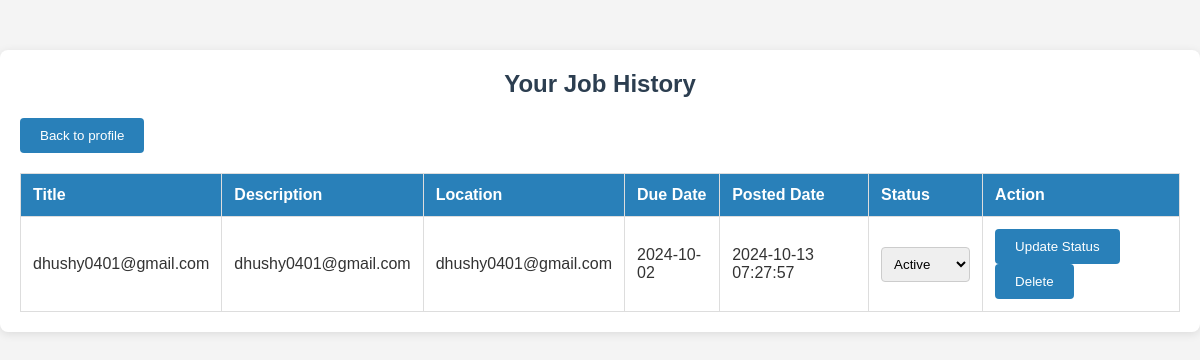
The page /job_history.php (signed in) on the database its author committed.
### tables this page shows
CREATE TABLE `jobs` (
  `id` int(11) NOT NULL,
  `title` varchar(255) DEFAULT NULL,
  `description` text DEFAULT NULL,
  `image` varchar(255) NOT NULL,
  `user_id` int(11) NOT NULL,
  `category_id` int(11) NOT NULL,
  `location` varchar(255) DEFAULT NULL,
  `phone` varchar(10) DEFAULT NULL,
  `due_date` date NOT NULL,
  `posted_date` datetime NOT NULL,
  `status` enum('active','ongoing','done','') NOT NULL DEFAULT 'active'
);

### job_history.php (the view, shortened to what this page needs)
<?php
include 'db.php';
$user_id = $_SESSION['contractor_id'];
$query = "SELECT * FROM jobs WHERE user_id = ? ORDER BY posted_date DESC";
$stmt = $conn->prepare($query);
$stmt->bind_param("i", $user_id);
$stmt->execute();
$result = $stmt->get_result();
?>
<!DOCTYPE html>
<html lang="en">
<head>
    <link rel="stylesheet" href="css/history.css">
</head>
<body>
<div class="container">
    <h1>Your Job History</h1><a href="profile.php"><button type="nav" class="btn btn-primary">Back to profile</button></a>
    <?php if ($result->num_rows > 0): ?>
        <form action="job_history.php" method="POST">
            <table class="table">
                <thead>
                    <tr>
                        <th>Title</th>
                        <th>Description</th>
                        <th>Location</th>
                        <th>Due Date</th>
                        <th>Posted Date</th>
                        <th>Status</th>
                        <th>Action</th>
                    </tr>
                </thead>
                <tbody>
                    <?php while ($row = $result->fetch_assoc()): ?>
                        <tr>
                            <td><?php echo htmlspecialchars($row['title']); ?></td>
                            <td><?php echo htmlspecialchars($row['description']); ?></td>
                            <td><?php echo htmlspecialchars($row['location']); ?></td>
                            <td><?php echo htmlspecialchars($row['due_date']); ?></td>
                            <td><?php echo htmlspecialchars($row['posted_date']); ?></td>
                            <td>
                                <select name="status[<?php echo $row['id']; ?>]">
                                    <option value="active" <?php if ($row['status'] == 'active') echo 'selected'; ?>>Active</option>
                                </select>
                            </td>
                            <td>
                                <button type="submit" class="btn btn-primary">Update Status</button>
                                <button type="delete" class="btn">Delete</button>
                            </td>
                        </tr>
                    <?php endwhile; ?>
                </tbody>
            </table>
        </form>
    <?php else: ?>
        <p>No jobs found.</p>
    <?php endif; ?>
</div>
</body>
</html>

### css/history.css (style rules this page uses)
* { margin: 0; padding: 0; box-sizing: border-box; }
body { font-family: 'Arial', sans-serif; background-color: #f4f4f4; color: #333; }
.container { max-width: 1200px; margin: 50px auto; padding: 20px; background: white; border-radius: 8px; box-shadow: 0 2px 10px rgba(0, 0, 0, 0.1); }
h1 { text-align: center; margin-bottom: 20px; font-size: 24px; color: #2c3e50; }
.table { width: 100%; border-collapse: collapse; margin-top: 20px; }
.table thead { background-color: #2980b9; color: white; }
.table th, .table td { padding: 12px; text-align: left; border: 1px solid #ddd; }
select { padding: 8px; border-radius: 4px; border: 1px solid #ccc; outline: none; transition: border 0.3s; }
.btn { background-color: #2980b9; color: white; border: none; border-radius: 4px; padding: 10px 20px; cursor: pointer; transition: background-color 0.3s; }

### rows shown on the page
jobs: title "dhushy0401@gmail.com", description "dhushy0401@gmail.com", location "dhushy0401@gmail.com", due_date "2024-10-02", posted_date "2024-10-13 07:27:57", status+id "Active"
